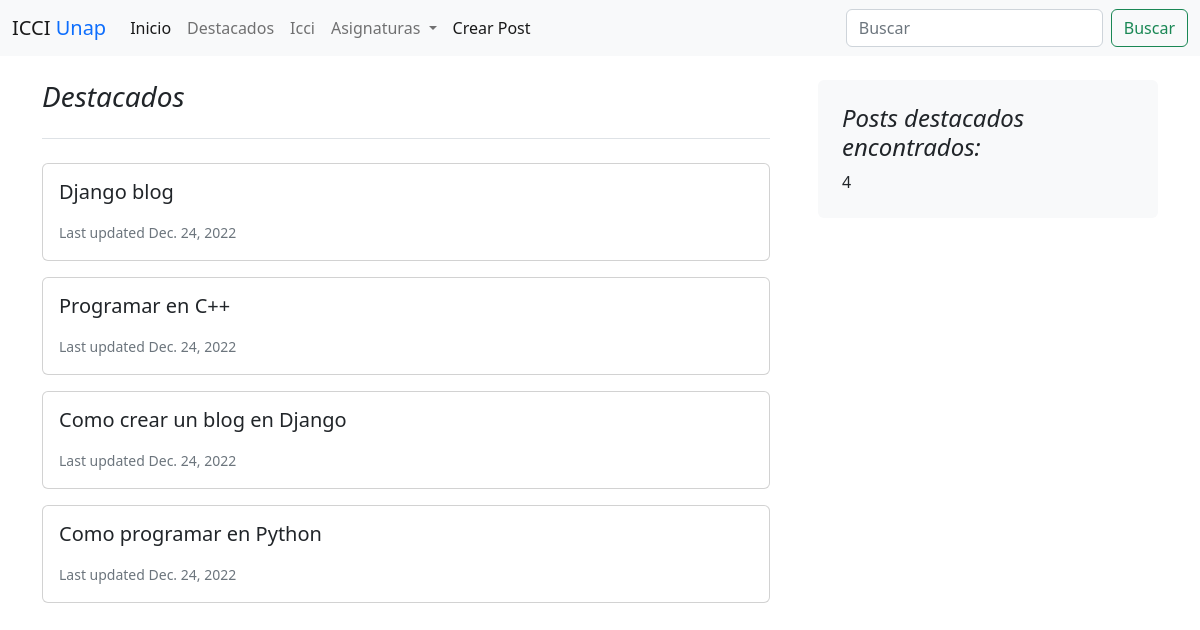
The page /category/1 on the database as committed earlier.
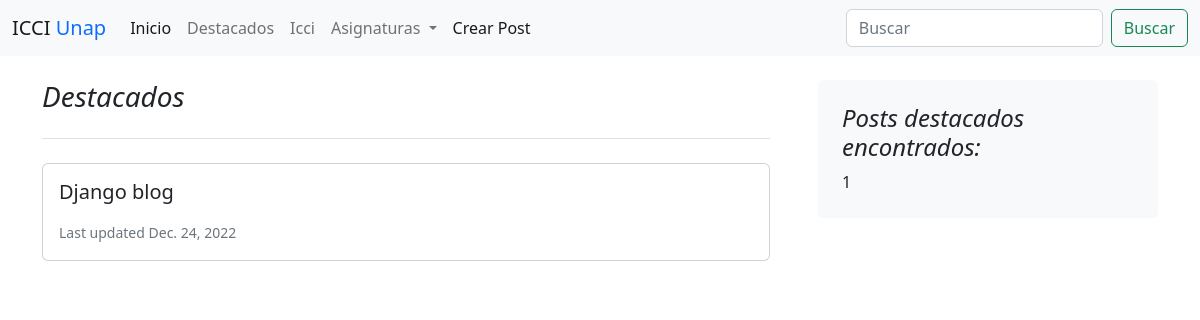
The same page on the database as committed later.
### blogs/models.py (models this page shows, shortened)
class Post(models.Model):
    title=models.CharField(max_length=255)
    date_created=models.DateTimeField(auto_now_add=True)
    content=models.TextField()
    author=models.ForeignKey(settings.AUTH_USER_MODEL, on_delete=models.PROTECT)
    categories=models.ManyToManyField('Category')   #un post puede tener varias categorias y una categoria puede tener muchos post=ManyToManyField
    featured=models.BooleanField(default=False)
    pub_date = models.DateTimeField(default=timezone.now)
    class Meta:
        ordering=["-date_created"]

### blogs/views.py (the view)
# urls.py: path('category/<int:pk>', views.CategoryListView.as_view(), name='category'),
class CategoryListView(generic.ListView):
    model = Post
    template_name = 'blogs/results.html'
    def get_queryset(self):
        query = self.request.path.replace('/category/', '')
        print(query)
        post_list = Post.objects.filter(categories__id=query).filter(
            pub_date__lte=timezone.now()
        )
        return post_list
    def get_context_data(self, **kwargs):
        context = super().get_context_data(**kwargs)
        context['categories'] = Category.objects.all()
        return context

### blogs/templates/blogs/results.html (shortened to what this page needs)
{% extends 'base.html' %}
{% block content %}
<div class="container-xxl bd-gutter mt-3 my-md-4 bd-layout">
    <main class="container">
        <div class="row g-5">
            <div class="col-md-8">
                <h3 class="pb-4 mb-4 fst-italic border-bottom">
                    Destacados
                </h3>
                {% for post in post_list %}
                <div class="card mb-3">
                    <div class="card-body">
                        <h5 class="card-title">{{ post.title }}</h5>
                        <p class="card-text"><small class="text-muted">Last updated {{ post.pub_date.date }}</small></p>
                    </div>
                </div>
                {% endfor %}
            </div>
            <div class="col-md-4">
                <div class="position-sticky" style="top: 2rem;">
                    <div class="p-4 mb-3 bg-light rounded">
                        <h4 class="fst-italic">Posts destacados encontrados:</h4>
                        <p class="mb-0">{{post_list|length}}</p>
                    </div>
                </div>
            </div>
        </div>
    </main>
</div>
{% endblock  %}

Rows that differ between the two databases and show on the page:
removed Post: title "Programar en C++", pub_date "Dec. 24, 2022"
removed Post: title "Como crear un blog en Django", pub_date "Dec. 24, 2022"
removed Post: title "Como programar en Python", pub_date "Dec. 24, 2022"
Other text that changed with them:
{{ post_list|length }}: "4" → "1"
